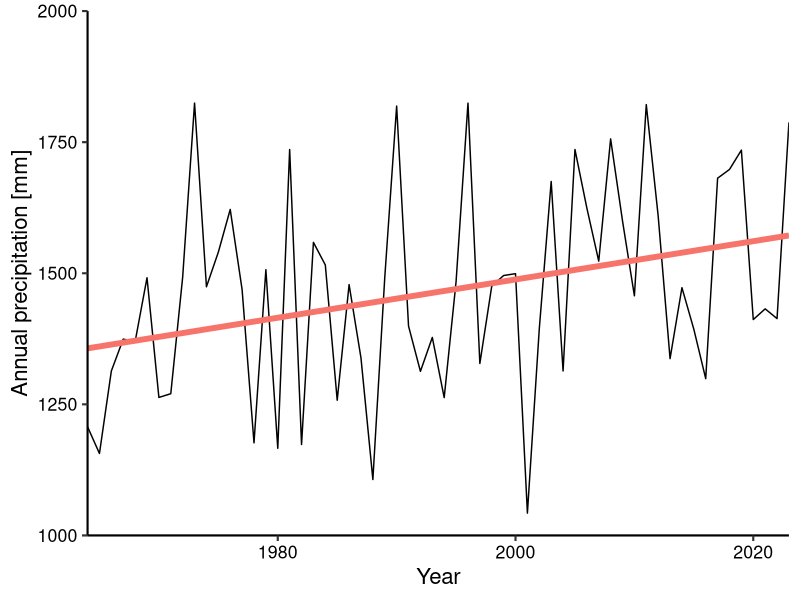
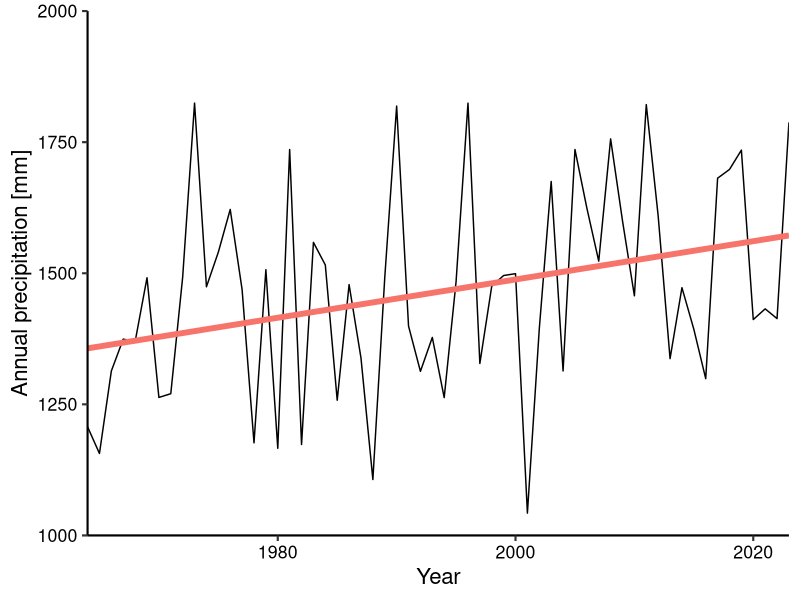

The R source for these figures, in order:
## Hubbard Brook archived soil samples project ##
## Annual precipitation ##
## Sophie von Fromm ##
## 2024-11-15 ##

library(tidyverse)

map_data <- read_csv("./Data/dailyWatershedPrecip1956-2024.csv")

map <- map_data %>% 
  filter(watershed == "W6") %>% 
  mutate(Year = as.numeric(format(DATE, "%Y"))) %>% 
  filter(Year < 2024) %>% 
  group_by(Year) %>% 
  mutate(AP = sum(Precip)) %>% 
  ungroup() %>% 
  distinct(Year, .keep_all = TRUE)
  
map %>%  
  ggplot(aes(x = Year, y = AP)) +
  geom_line(linewidth = 0.5) +
  geom_smooth(method = "lm", linewidth = 2, fill = "#F7746B", color = "#F7746B", 
              se = FALSE) +
  theme_classic(base_size = 16) +
  theme(axis.text = element_text(color = "black"),
        legend.position = "none",
        panel.background = element_rect(fill = "transparent"),
        plot.background = element_rect(fill = "transparent", color = NA)) +
  scale_x_continuous("Year", expand = c(0,0)) +
  scale_y_continuous("Annual precipitation [mm]", limits = c(1000,2000), 
                     expand = c(0,0))
ggsave("./Output/HBEF_AnnualPrecip.png", bg = "transparent",
       width = 6, height = 4.5)

lm_map <- lm(AP ~ Year, data = map)
summary(lm_map)

map %>% 
  count(Year)

lm_map$coefficients[2]*60
219